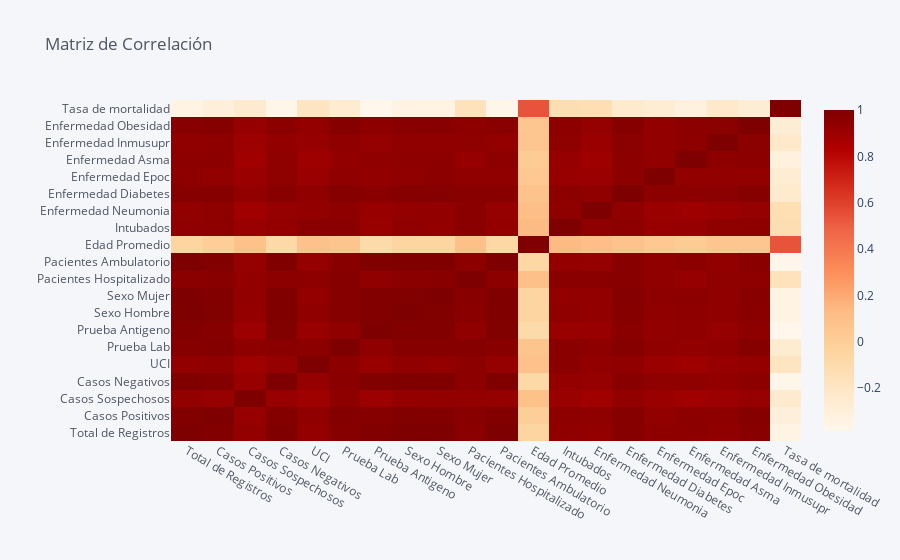

Notebook source saved alongside this figure:
### Code cell
#Veamos las correlaciones entre variables conyinuas
df.corr(method="spearman").iplot(kind="heatmap",colorscale="orrd",title="Matriz de Correlación")

### Figure 1 — Plotly figure (JSON) as saved in the notebook; plotly's stock layout.template omitted (floating-point values rounded to 4 significant figures; data arrays with more than 128 entries replaced by an {"elided": "..."} marker saying what was removed)
{"data": [{"colorscale": [[0, "rgb(255,247,236)"], [0.125, "rgb(254,232,200)"], [0.25, "rgb(253,212,158)"], [0.375, "rgb(253,187,132)"], [0.5, "rgb(252,141,89)"], [0.625, "rgb(239,101,72)"], [0.75, "rgb(215,48,31)"], [0.875, "rgb(179,0,0)"], [1, "rgb(127,0,0)"]], "type": "heatmap", "x": ["Total de Registros", "Casos Positivos", "Casos Sospechosos", "Casos Negativos", "UCI", "Prueba Lab", "Prueba Antigeno", "Sexo Hombre", "Sexo Mujer", "Pacientes Hospitalizado", "Pacientes Ambulatorio", "Edad Promedio", "Intubados", "Enfermedad Neumonia", "Enfermedad Diabetes", "Enfermedad Epoc", "Enfermedad Asma", "Enfermedad Inmusupr", "Enfermedad Obesidad", "Tasa de mortalidad"], "y": ["Total de Registros", "Casos Positivos", "Casos Sospechosos", "Casos Negativos", "UCI", "Prueba Lab", "Prueba Antigeno", "Sexo Hombre", "Sexo Mujer", "Pacientes Hospitalizado", "Pacientes Ambulatorio", "Edad Promedio", "Intubados", "Enfermedad Neumonia", "Enfermedad Diabetes", "Enfermedad Epoc", "Enfermedad Asma", "Enfermedad Inmusupr", "Enfermedad Obesidad", "Tasa de mortalidad"], "z": {"elided": "20x20 float values"}, "zmax": 1, "zmin": -0.3856}], "layout": {"legend": {"bgcolor": "#F5F6F9", "font": {"color": "#4D5663"}}, "paper_bgcolor": "#F5F6F9", "plot_bgcolor": "#F5F6F9", "title": {"font": {"color": "#4D5663"}, "text": "Matriz de Correlación"}, "xaxis": {"gridcolor": "#E1E5ED", "showgrid": true, "tickfont": {"color": "#4D5663"}, "title": {"font": {"color": "#4D5663"}, "text": ""}, "zerolinecolor": "#E1E5ED"}, "yaxis": {"gridcolor": "#E1E5ED", "showgrid": true, "tickfont": {"color": "#4D5663"}, "title": {"font": {"color": "#4D5663"}, "text": ""}, "zerolinecolor": "#E1E5ED"}}}
